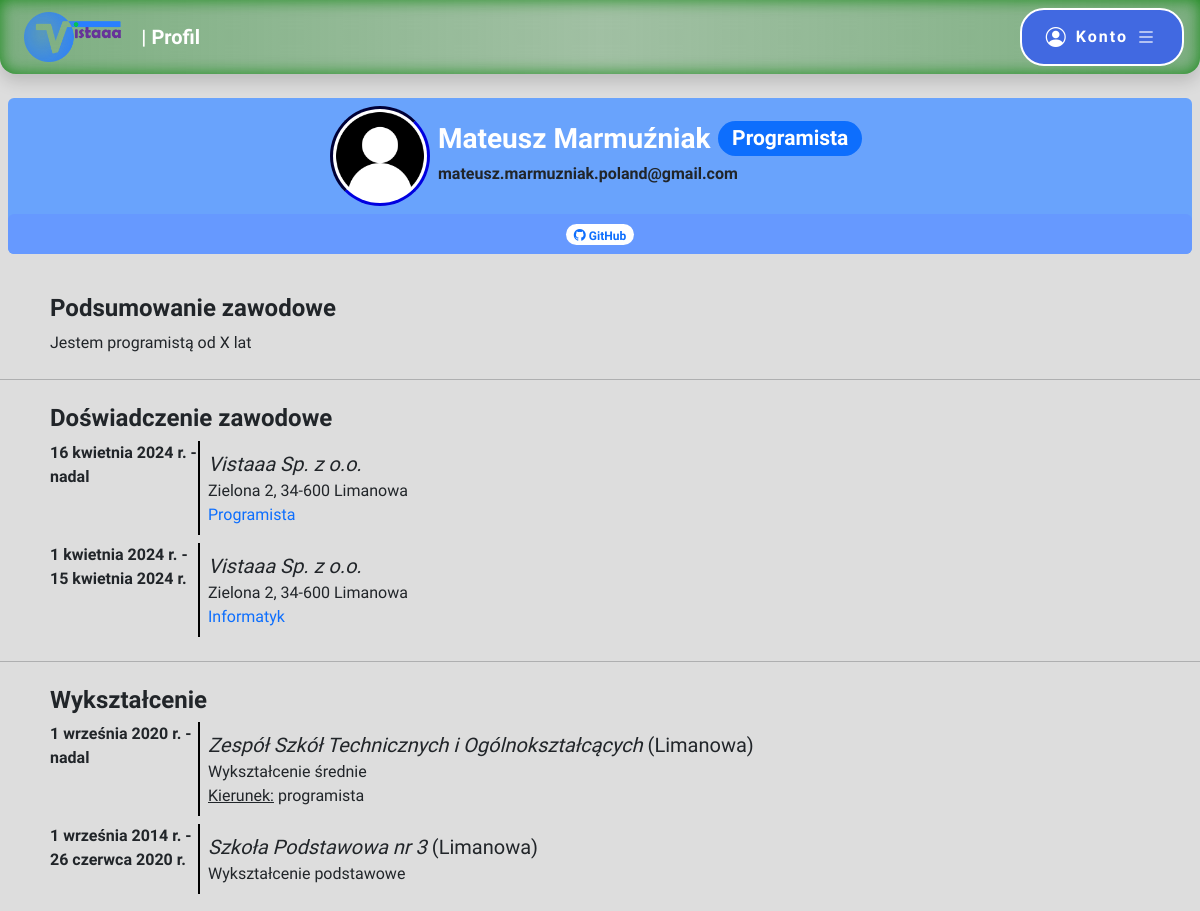
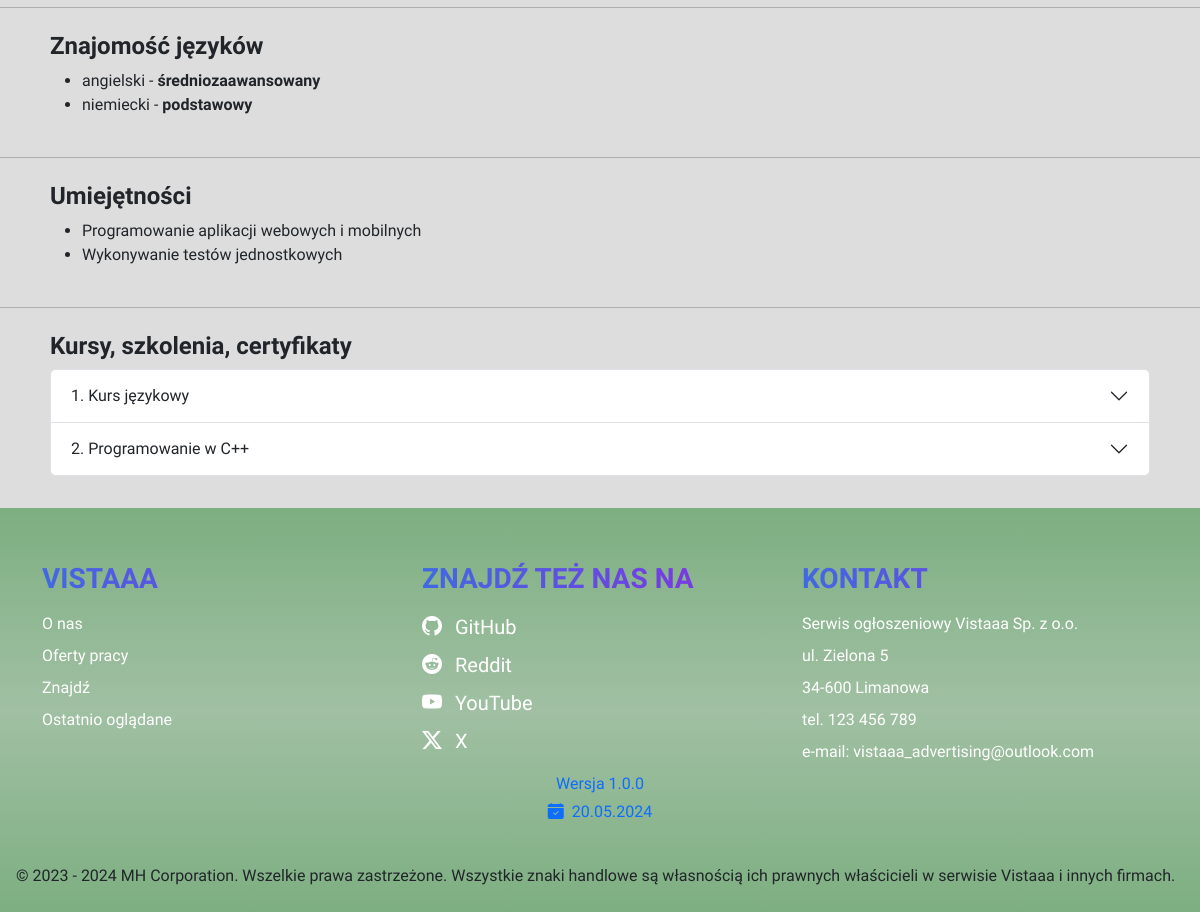
The page /profile.php?id=1 on the database its author committed (2 pictures, top to bottom).
### tables this page shows
CREATE TABLE `user` (
  `user_id` int(10) UNSIGNED NOT NULL,
  `name` varchar(30) DEFAULT NULL,
  `surname` varchar(50) DEFAULT NULL,
  `email` varchar(254) NOT NULL,
  `password` varchar(255) NOT NULL,
  `date_of_birth` date NOT NULL,
  `phone` varchar(50) DEFAULT NULL,
  `street` varchar(100) DEFAULT NULL,
  `home_number` varchar(10) DEFAULT NULL,
  `city` varchar(50) DEFAULT NULL,
  `postcode` varchar(10) DEFAULT NULL,
  `position` varchar(50) DEFAULT NULL,
  `experience` text DEFAULT NULL,
  `is_admin` tinyint(1) NOT NULL
);

CREATE TABLE `user_link` (
  `user_link_id` int(10) UNSIGNED NOT NULL,
  `user_id` int(11) UNSIGNED NOT NULL,
  `portal_id` smallint(6) UNSIGNED NOT NULL,
  `link` varchar(200) NOT NULL
);

CREATE TABLE `portal` (
  `portal_id` smallint(5) UNSIGNED NOT NULL,
  `name` varchar(30) NOT NULL
);

CREATE TABLE `user_position` (
  `user_position_id` int(10) UNSIGNED NOT NULL,
  `user_id` int(10) UNSIGNED NOT NULL,
  `company_id` int(10) UNSIGNED NOT NULL,
  `position` varchar(50) NOT NULL,
  `description` text NOT NULL,
  `date_start` date NOT NULL,
  `date_end` date DEFAULT NULL
);

CREATE TABLE `company` (
  `company_id` int(10) UNSIGNED NOT NULL,
  `email` varchar(254) NOT NULL,
  `password` varchar(244) NOT NULL,
  `name` varchar(100) NOT NULL,
  `description` text DEFAULT NULL,
  `street` varchar(100) DEFAULT NULL,
  `number` varchar(10) DEFAULT NULL,
  `city` varchar(50) DEFAULT NULL,
  `postcode` varchar(10) DEFAULT NULL
);

CREATE TABLE `user_education` (
  `user_education_id` int(10) UNSIGNED NOT NULL,
  `user_id` int(10) UNSIGNED NOT NULL,
  `school_id` mediumint(8) UNSIGNED NOT NULL,
  `level` enum('podstawowe','średnie','wyższe','') NOT NULL,
  `field` varchar(50) DEFAULT NULL,
  `date_start` date NOT NULL,
  `date_end` date DEFAULT NULL
);

CREATE TABLE `school` (
  `school_id` mediumint(8) UNSIGNED NOT NULL,
  `name` varchar(200) NOT NULL,
  `city` varchar(50) NOT NULL
);

CREATE TABLE `user_language` (
  `user_language_id` mediumint(8) UNSIGNED NOT NULL,
  `user_id` int(10) UNSIGNED NOT NULL,
  `language_id` smallint(5) UNSIGNED NOT NULL,
  `level` enum('podstawowy','średniozaawansowany','zaawansowany','') NOT NULL
);

CREATE TABLE `language` (
  `language_id` smallint(5) UNSIGNED NOT NULL,
  `language` varchar(50) NOT NULL
);

CREATE TABLE `user_skill` (
  `user_skill_id` int(10) UNSIGNED NOT NULL,
  `user_id` int(11) UNSIGNED NOT NULL,
  `skill` varchar(50) NOT NULL
);

CREATE TABLE `user_course` (
  `user_course` int(10) UNSIGNED NOT NULL,
  `user_id` int(10) UNSIGNED NOT NULL,
  `name` varchar(100) NOT NULL,
  `company_id` int(11) UNSIGNED NOT NULL,
  `date_start` date NOT NULL,
  `date_end` date DEFAULT NULL
);

### profile.php (the view, shortened to what this page needs)
<!DOCTYPE html>
<html lang="pl">
<head>
    <link href="https://cdn.jsdelivr.net/npm/bootstrap@5.3.3/dist/css/bootstrap.min.css" rel="stylesheet">
    <link rel="stylesheet" href="https://cdn.jsdelivr.net/npm/bootstrap-icons@1.11.3/font/bootstrap-icons.min.css">
    <link rel="stylesheet" href="style.css">
</head>
<body>
	<?php
		include "header.php";
		echo "<main class='position-relative'>";
		require "connect.php";
		$connect = new mysqli($host, $db_user, $db_password, $db_name);
		$connect->set_charset("utf8mb4");
		if(!isset($_GET["type"]) || $_GET["type"] != "company")
		{
			$result = $connect->execute_query("SELECT * FROM user WHERE user_id = ?;", [$_GET["id"]]);
			if($result->num_rows > 0)
			{
				$editMode = false;
				$row = $result->fetch_assoc();
				echo "<div class='profileHeader m-2".(!$editMode ? " position-sticky" : "")." rounded'>";
				echo "<div class='container-fluid flex-wrap p-2 d-flex justify-content-center align-items-center'>";
				$path = './img/user/'.$row["user_id"].'/';
				$files = array_diff(scandir($path), array(".", "..", "default"));
				if(!$editMode)
					echo "<img id='profilePicture' class='bg-white' src='".(count($files) > 0 ? ($path.scandir($path)[2]) : "./img/user.png")."' alt='Profil' width='100' height='100'>";
				if(!$editMode)
				{
					echo "<div class='m-2'>";
					echo "<h3 class='text-white fw-bold d-flex justify-content-center flex-wrap align-items-center'>".(($row["name"] != null || $row["surname"] != null) ? ($row["name"]." ".$row["surname"]) : $row["email"]);
					if($row["position"] != null)
						echo "<span class='badge rounded-pill text-bg-primary ms-2'>".$row["position"]."</span></h3>";
					if($row["name"] != null || $row["surname"] != null)
						echo "<h5 class='fs-6'>".$row["email"]."</h5>";
				}
				echo "</div></div>";
				if(!$editMode)
				{
					$linksResult = $connect->execute_query("SELECT * FROM user_link INNER JOIN portal USING(portal_id) WHERE user_id = ?;", [$_GET["id"]]);
					if($linksResult->num_rows > 0)
					{
						echo "<div class='profileLinks d-flex justify-content-center p-2 rounded'>";
						while($linkRow = $linksResult->fetch_assoc())
						{
							echo "<a href='".$linkRow["link"]."' class='text-decoration-none' target='_blank'>";
							echo "<span class='badge rounded-pill text-primary bg-white'><i class='bi bi-".mb_strtolower($linkRow["name"])."' title='".$linkRow["name"]."'></i> ".$linkRow["name"]."</span>";
							echo "</a>";
						}
						echo "</div>";
					}
				}
				echo "</div>";
				echo "<div class='container pt-4'>";
				echo "<section class='p-2'>";
				if(!$editMode)
				{
					echo "<h4>Podsumowanie zawodowe</h4>";
					echo "<p class='mb-0'>".$row["experience"]."</p>";
				}
				echo "</section>";
				echo "</div><hr>";
				echo "<div class='container'>";
				echo "<section class='p-2'>";
				echo "<h4>Doświadczenie zawodowe</h4>";
				$positionResult = $connect->execute_query("SELECT * FROM user_position INNER JOIN company USING(company_id) WHERE user_id = ? ORDER BY date_start DESC;", [$_GET["id"]]);
				$months = array("stycznia", "lutego", "marca", "kwietnia", "maja", "czerwca", "lipca", "sierpnia", "września", "października", "listopada", "grudnia");
				if($positionResult->num_rows > 0)
				{
					while($positionRow = $positionResult->fetch_assoc())
					{
						echo "<div class='d-flex mt-2'>";
						$dateStart = new DateTime($positionRow["date_start"]);
						$dateEnd = new DateTime($positionRow["date_end"]);
						echo "<div class='profilePositionDate border-end border-black border-2'><b>".$dateStart->format("j")." ".$months[(int)($dateStart->format("n")) - 1]." ".$dateStart->format("Y")." r. - ".($positionRow["date_end"] != null ? ($dateEnd->format("j")." ".$months[(int)($dateEnd->format("n")) - 1]." ".$dateEnd->format("Y")." r. ") : "nadal")."</b></div>";
						echo "<div class='profilePositionInfo p-2'>";
						echo "<p class='mb-0 fs-5 text-break signika-negative'><i>".$positionRow["name"]."</i></p>";
						echo "<p class='mb-0'>".$positionRow["street"]." ".$positionRow["number"].", ".$positionRow["postcode"]." ".$positionRow["city"]."</p>";
						echo "<p class='mb-0 text-primary'>".$positionRow["position"]."</p>";
						echo "</div></div>";
					}
				}
				else
					echo "<div class='alert alert-info information'><strong>Brak informacji o doświadczeniu zawodowym.</strong></div>";
				echo "</section></div><hr>";
				echo "<div class='container'>";
				echo "<section class='p-2'>";
				echo "<h4>Wykształcenie</h4>";
				$educationResult = $connect->execute_query("SELECT * FROM user_education INNER JOIN school USING(school_id) WHERE user_id = ? ORDER BY date_start DESC;", [$_GET["id"]]);
				if($educationResult->num_rows > 0)
				{
					while($educationRow = $educationResult->fetch_assoc())
					{
						echo "<div class='d-flex mt-2'>";
						$dateStart = new DateTime($educationRow["date_start"]);
						$dateEnd = new DateTime($educationRow["date_end"]);
						echo "<div class='profileEducationDate border-end border-black border-2'><b>".$dateStart->format("j")." ".$months[(int)($dateStart->format("n")) - 1]." ".$dateStart->format("Y")." r. - ".($educationRow["date_end"] != null ? ($dateEnd->format("j")." ".$months[(int)($dateEnd->format("n")) - 1]." ".$dateEnd->format("Y")." r. ") : "nadal")."</b></div>";
						echo "<div class='profileEducationInfo p-2'>";
						echo "<p class='mb-0 fs-5 text-break signika-negative'><i>".$educationRow["name"]."</i> (".$educationRow["city"].")</p>";
						echo "<p class='mb-0'>Wykształcenie ".$educationRow["level"]."</p>";
						if($educationRow["field"] != null)
							echo "<p class='mb-0'><u>Kierunek:</u> ".$educationRow["field"]."</p>";
						echo "</div></div>";
					}
				}
				else
					echo "<div class='alert alert-info information'><strong>Brak informacji o wykształceniu.</strong></div>";
				echo "</section></div><hr>";
				echo "<div class='container'>";
				echo "<section class='p-2'>";
				echo "<h4>Znajomość języków</h4>";
				if(!$editMode)
				{
					$languageResult = $connect->execute_query("SELECT * FROM user_language INNER JOIN language USING(language_id) WHERE user_id = ?;", [$_GET["id"]]);
					if($languageResult->num_rows > 0)
					{
						echo "<ul>";
						while($languageRow = $languageResult->fetch_assoc())
						{
							echo "<li>".$languageRow["language"]." - <b>".$languageRow["level"]."</b></li>";
						}
						echo "</ul>";
					}
					else
						echo "<div class='alert alert-info information'><strong>Brak informacji o znajomości języków obcych.</strong></div>";
				}
				else
				{
					echo "<button type='button' class='commonButton addToProfileButton py-2 px-3' id='addLanguageButton'><i class='bi bi-plus-circle-fill me-2'></i>Dodaj język</button>";
					echo "<div id='userLanguages'></div>";
				}
				echo "</section></div><hr>";
				echo "<div class='container'>";
				echo "<section class='p-2'>";
				echo "<h4>Umiejętności</h4>";
				if(!$editMode)
				{
					$skillResult = $connect->execute_query("SELECT * FROM user_skill WHERE user_id = ?;", [$_GET["id"]]);
					if($skillResult->num_rows > 0)
					{
						echo "<ul>";
						while($skillRow = $skillResult->fetch_assoc())
						{
							echo "<li>".$skillRow["skill"]."</li>";
						}
						echo "</ul>";
					}
					else
						echo "<div class='alert alert-info information'><strong>Brak informacji o umiejętnościach.</strong></div>";
				}
				else
				{
					echo "<button type='button' class='commonButton addToProfileButton py-2 px-3' id='addSkillButton'><i class='bi bi-plus-circle-fill me-2'></i>Dodaj umiejętność</button>";
					echo "<div id='userSkills'></div>";
				}
				echo "</section></div><hr>";
				echo "<div class='container'>";
				echo "<section class='p-2'>";
				echo "<h4>Kursy, szkolenia, certyfikaty</h4>";
				$courseResult = $connect->execute_query("SELECT user_course.name AS course_name, company.name AS company_name, user_course.date_start, user_course.date_end FROM user_course INNER JOIN company USING(company_id) WHERE user_id = ? ORDER BY date_start DESC;", [$_GET["id"]]);
				if($courseResult->num_rows > 0)
				{
					echo "<div class='accordion' id='accordionExample'>";
					$i = 1;
					while($courseRow = $courseResult->fetch_assoc())
					{
						echo "<div class='accordion-item'>";
						echo "<h2 class='accordion-header'>";
						echo "<button class='accordion-button collapsed' type='button' data-bs-toggle='collapse' data-bs-target='#collapse".$i."' aria-controls='collapse".$i."'>";
						echo $i.". ".$courseRow["course_name"];
						echo "</button></h2>";
						echo "<div id='collapse".$i."' class='accordion-collapse collapse' data-bs-parent='#accordionExample'>";
						echo "<div class='accordion-body'>";
						echo "</div></div></div>";
						$i++;
					}
					echo "</div>";
				}
				else
					echo "<div class='alert alert-info information'><strong>Brak informacji o kursach, szkoleniach, certyfikatach.</strong></div>";
				echo "</section></div>";
			}
			else
				echo "<article class='container-md'><div class='alert alert-danger information'><strong>Błąd 404: Nieprawidłowy identyfikator profilu.</strong> <a href='index.php'>Wróć na stronę główną</a></div></article>";
		}
		echo "</main>";
	?>
	<?php
		include "footer.php";
	?>
</body>
</html>

### rows shown on the page
user: name "Mateusz", surname "Marmuźniak", position "Programista", email "mateusz.marmuzniak.poland@gmail.com", experience "Jestem programistą od X lat"
user_link: portal.name "GitHub"
user_position: date_start "16", date_start "kwietnia", date_start "2024", shows "nadal", company.name "Vistaaa Sp. z o.o.", company.street "Zielona", company.number "2", company.postcode "34-600", company.city "Limanowa", position "Programista"
user_position: date_start "1", date_start "kwietnia", date_start "2024", date_end "15", date_end "kwietnia", date_end "2024", company.name "Vistaaa Sp. z o.o.", company.street "Zielona", company.number "2", company.postcode "34-600", company.city "Limanowa", position "Informatyk"
user_education: date_start "1", date_start "września", date_start "2020", shows "nadal", school.name "Zespół Szkół Technicznych i Ogólnokształcących", school.city "Limanowa", level "średnie", field "programista"
user_education: date_start "1", date_start "września", date_start "2014", date_end "26", date_end "czerwca", date_end "2020", school.name "Szkoła Podstawowa nr 3", school.city "Limanowa", level "podstawowe"
user_language: language.language "angielski", level "średniozaawansowany"
user_language: language.language "niemiecki", level "podstawowy"
user_skill: skill "Programowanie aplikacji webowych i mobilnych"
user_skill: skill "Wykonywanie testów jednostkowych"
user_course: name "Kurs językowy"
user_course: name "Programowanie w C++"

### other values the page prints
$pageName "Profil"
$version['major'] "1"
$version['minor'] "0"
$version['patch'] "0"
$version["releaseDate"]->format("d.m.Y") "20.05.2024"
$version["releaseDate"]->format("Y") "2024"
